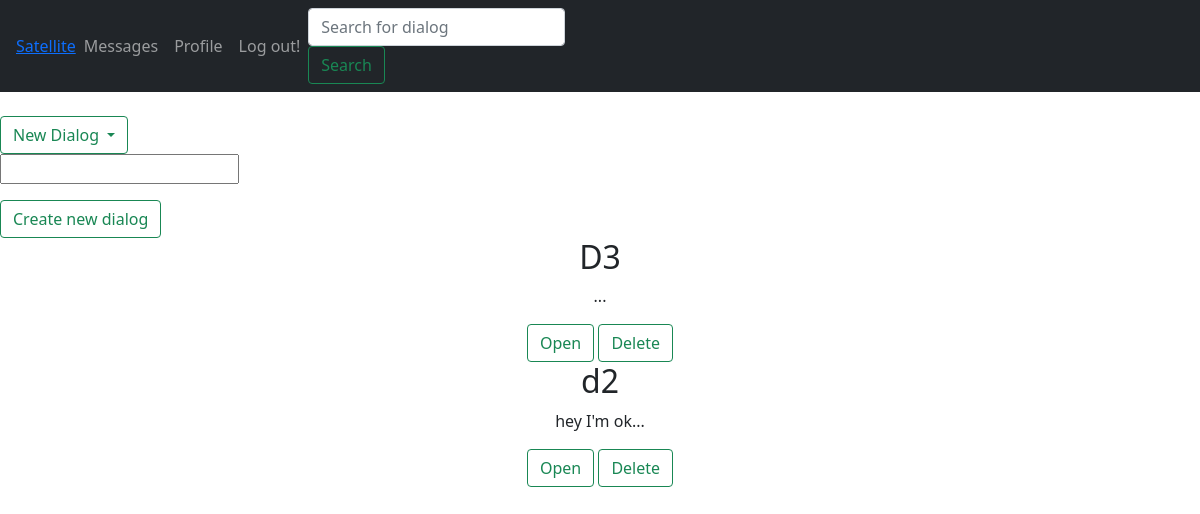
/messages/ (signed in), run on an earlier commit of the app's database.
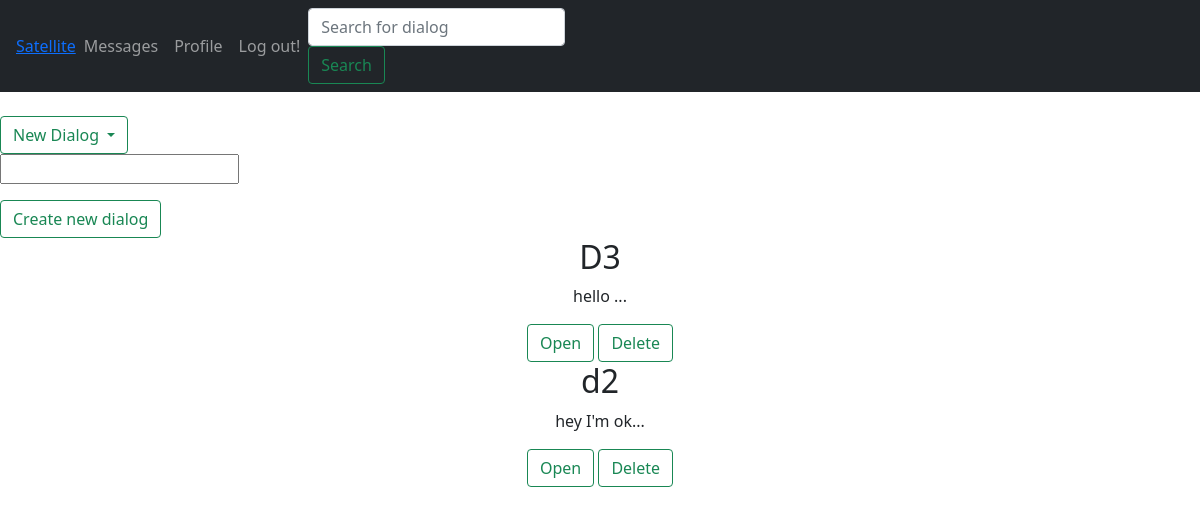
And on a later commit of the database.
### messages_board/models.py (models this page shows, shortened)
class Dialogs(models.Model):
    id_dial = models.AutoField(primary_key=True)
    u1 = models.ForeignKey('user.CustomUserModel',
                           related_name='%(app_label)s_%(class)s_u1_related',
                           on_delete=models.DO_NOTHING)
    u2 = models.ForeignKey('user.CustomUserModel',
                           related_name='%(app_label)s_%(class)s_u2_related',
                           on_delete=models.DO_NOTHING)
    last_message = models.TextField()
    class Meta:
        unique_together=('u1','u2')

### user/models.py (models this page shows, shortened)
class CustomUserModel(AbstractUser):
    birth_date=DateField(blank=False, null=True)
    token=TextField(blank=False, null=True)
    confirm=models.CharField(max_length=50)
    def __str__(self):
        return self.username

### messages_board/views.py (the view, shortened to what this page needs)
# urls.py: path('', MsgBoardView.as_view(),name='all_messages'),
class MsgBoardView(mixins.LoginRequiredMixin,View):
    model = Dialogs
    template_name = 'messages_board/messages_board.html'
    form = DialogCreateForm
    login_url = 'login'
    def get(self, request, *args, **kwargs):
        qset = self.model.objects.filter(Q(u1=request.user) | Q(u2=request.user))
        objects = qset.all()
        context = {
            'new_dial': self.form,
            'dialogs': objects,
            'u': request.user
        }
        return render(request, self.template_name, context)

### messages_board/templates/messages_board/messages_board.html (shortened to what this page needs)
{%extends 'base.html'%}
{%block content%}
<div class="dropdown">
    <button class="btn btn-outline-success my-2 my-sm-0 dropdown-toggle" type="button"
            id="dropdownMenuButton1" data-bs-toggle="dropdown" aria-expanded="false">
        New Dialog
    </button>
    <form method="post">
        <p>{{new_dial.u2}}</p>
        <input type="submit" class="btn btn-outline-success my-2 my-sm-0" value="Create new dialog">
    </form>
</div>
{%for d in dialogs%}
<center>
<div class="container">
    {%if u == d.u2%}
    <h2>{{d.u1}}</h2>
    {%else%}
    <h2>{{d.u2}}</h2>
    {%endif%}
    <p>{{d.last_message}}...</p>
    <center>
    <a href="{%url 'detail_dialog' d.pk%}" class="btn btn-outline-success my-2 my-sm-0" role="button">Open</a>
    <a href="{%url 'delete_dialog' d.pk%}" class="btn btn-outline-success my-2 my-sm-0" role="button">Delete</a>
    </center>
</div>
</center>
{%endfor%}
{%endblock content%}

What changed in the data, as far as the page shows it:
changed Dialogs: last_message (not shown) → "hello"
